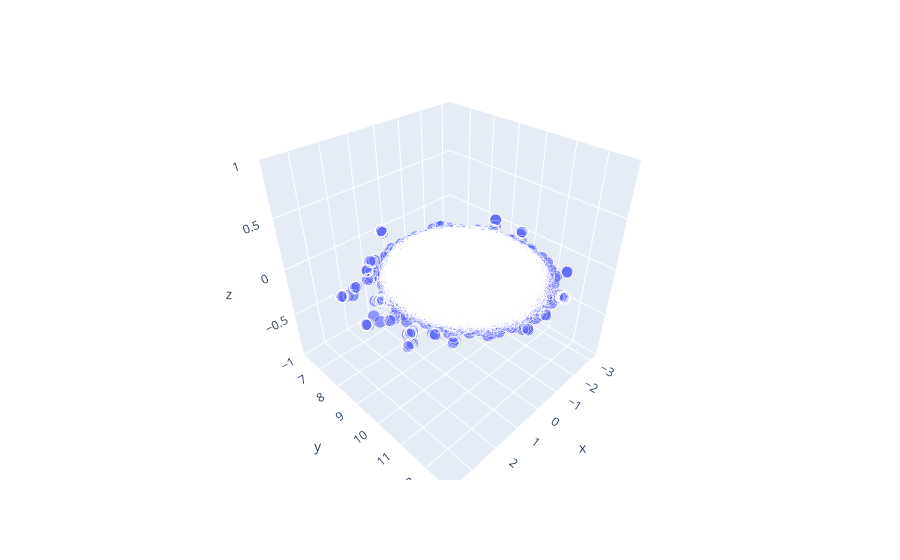

The notebook cell saved with this chart:
### Code cell
plot_3D(X_embedded_pca_umap, title="PCA+UMAP_n100")

### Figure 1 — Plotly figure (JSON) as saved in the notebook; plotly's stock layout.template omitted (floating-point values rounded to 4 significant figures; data arrays with more than 128 entries replaced by an {"elided": "..."} marker saying what was removed)
{"data": [{"hovertemplate": "x=%{x}<br>y=%{y}<br>z=%{z}<br>size=%{marker.size}<extra></extra>", "legendgroup": "", "marker": {"color": "#636efa", "size": {"elided": "21000 int values"}, "sizemode": "area", "sizeref": 0.005, "symbol": "circle"}, "mode": "markers", "name": "", "scene": "scene", "showlegend": false, "type": "scatter3d", "x": {"elided": "21000 float values"}, "y": {"elided": "21000 float values"}, "z": {"elided": "21000 float values"}}], "layout": {"legend": {"itemsizing": "constant", "tracegroupgap": 0}, "margin": {"t": 60}, "scene": {"domain": {"x": [0, 1], "y": [0, 1]}, "xaxis": {"title": {"text": "x"}}, "yaxis": {"title": {"text": "y"}}, "zaxis": {"title": {"text": "z"}}}}}
